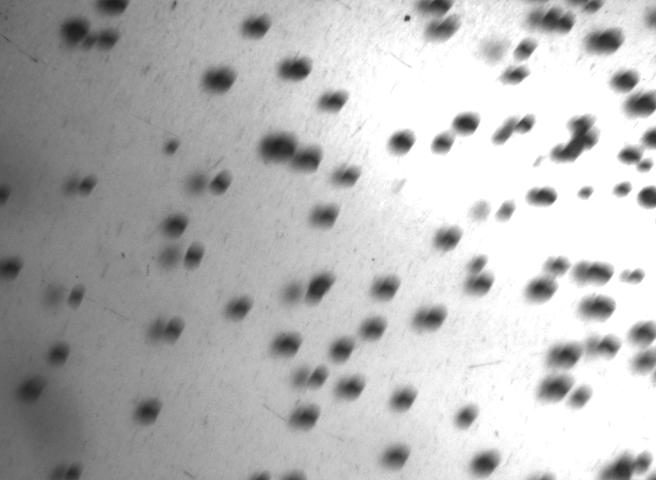
#> input picture Original_images/pellet_9.jpeg, 656 x 480 px, found by its file name
$ python pellet_analyzer_v2.py
#> lines starting #> are read from the running program, lines starting #| are printed output that depends on the picture; after the words box and inside, x2 and y2 are one past the last pixel; in counts of white or black regions, pixels touching at a corner belong together


import cv2
import numpy as np
from scipy import ndimage as ndi
import matplotlib.pyplot as plt
import matplotlib.patches as mpatches
from skimage.segmentation import watershed
from skimage.feature import peak_local_max
import pandas as pd
from pathlib import Path
import json, os, shutil, math
import os


CONFIG = {

    "min_size_mm"  : 8.0,
    "max_size_mm"  : 18.0,
    "pixel_to_mm"  : 0.5,
    "reference_pellet_real_mm": None,
    "min_peak_distance"   : 12,
    "watershed_threshold" : 0.25,
   "circularity_threshold": 0.60,
    "min_contour_area_px": 50,

    "output_image_path": os.path.join(
    os.path.dirname(os.path.abspath(__file__)),
    "pellet_output.jpg"),

    "output_csv_path"  : os.path.join(
    os.path.dirname(os.path.abspath(__file__)),
    "pellet_results.csv"),
}

DIAGNOSTIC_MODE = False


COLORS = {
    "OK"           : (0,   210,  50),
    "SMALL"        : (0,   165, 255),
    "LARGE"        : (50,   50, 255),
    "SHAPE_REJECT" : (255,  0,  200),
    "TEXT"         : (255, 255, 255),
    "OVERLAY"      : (15,   15,  15),
}


class PelletAnalyzer:

    def __init__(self, cfg: dict = CONFIG):
        self.cfg = cfg
        self._pixel_to_mm = cfg["pixel_to_mm"]


    def load(self, path: str) -> np.ndarray:
        img = cv2.imread(path)
#> img is the input picture: shape (480, 656, 3); min 29, max 255, mean 183.2
        if img is None:
            raise FileNotFoundError(
                f"Cannot open image: '{path}'\n"
                "Check the file path and that it is a valid JPEG/PNG."
            )
        print(f"  Image loaded: {img.shape[1]}×{img.shape[0]} px")
#|   Image loaded: 656×480 px
        return img


    def preprocess(self, img: np.ndarray):

        shifted = cv2.pyrMeanShiftFiltering(img, 21, 51)


        lab = cv2.cvtColor(shifted, cv2.COLOR_BGR2LAB)
#> lab: shape (480, 656, 3); mean of channels 0, 1, 2 191.1, 128, 128
        l, a, b = cv2.split(lab)
#> a: shape (480, 656); every value is 128
        clahe = cv2.createCLAHE(clipLimit=2.5, tileGridSize=(8, 8))
        lab_eq = cv2.merge([clahe.apply(l), a, b])
#> lab_eq: shape (480, 656, 3); mean of channels 0, 1, 2 181.4, 128, 128
        enhanced = cv2.cvtColor(lab_eq, cv2.COLOR_LAB2BGR)
        gray = cv2.cvtColor(enhanced, cv2.COLOR_BGR2GRAY)


        blurred = cv2.GaussianBlur(gray, (5, 5), 0)


        thresh = cv2.adaptiveThreshold(
            blurred, 255,
            cv2.ADAPTIVE_THRESH_GAUSSIAN_C,
            cv2.THRESH_BINARY_INV, 11, 2
        )
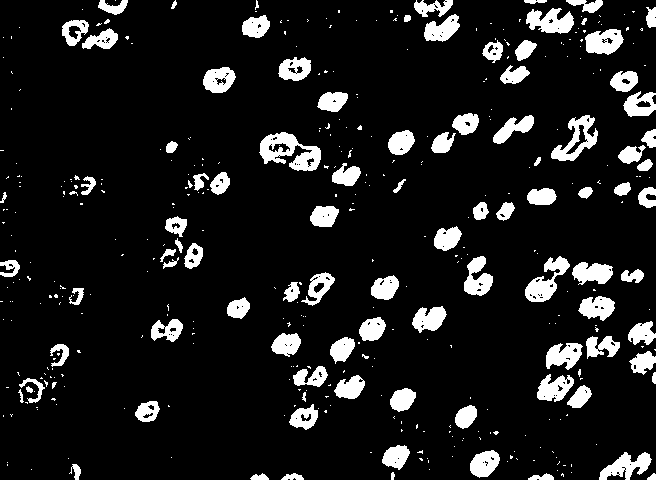
#> thresh: shape (480, 656); 10.7% white; 410 white regions (311 under 20 px), largest, box (x1, y1, x2, y2) and area: (259, 132, 321, 171) 1277, (525, 256, 570, 302) 892, (551, 115, 598, 161) 886


        thresh = ndi.binary_fill_holes(thresh).astype(np.uint8) * 255
#> thresh: shape (480, 656); 11.2% white; 409 white regions (310 under 20 px), largest, box (x1, y1, x2, y2) and area: (259, 132, 321, 171) 1423, (551, 115, 598, 161) 1049, (525, 256, 570, 302) 922


        k = np.ones((3, 3), np.uint8)
        thresh = cv2.morphologyEx(thresh, cv2.MORPH_CLOSE, k, iterations=2)
#> thresh: shape (480, 656); 12% white; 325 white regions (240 under 20 px), largest, box (x1, y1, x2, y2) and area: (525, 256, 613, 302) 1689, (259, 132, 321, 171) 1514, (546, 336, 620, 370) 1295

        return enhanced, gray, thresh


    def segment(self, thresh: np.ndarray):

        D = ndi.distance_transform_edt(thresh)


        coords = peak_local_max(
            D,
            min_distance=self.cfg["min_peak_distance"],
            labels=thresh
        )
#> coords = 150 pairs, first value 12 to 467, second value 12 to 643
        peak_mask = np.zeros(D.shape, dtype=bool)
        peak_mask[tuple(coords.T)] = True
        markers = ndi.label(peak_mask)[0]

        labels = watershed(-D, markers, mask=thresh)
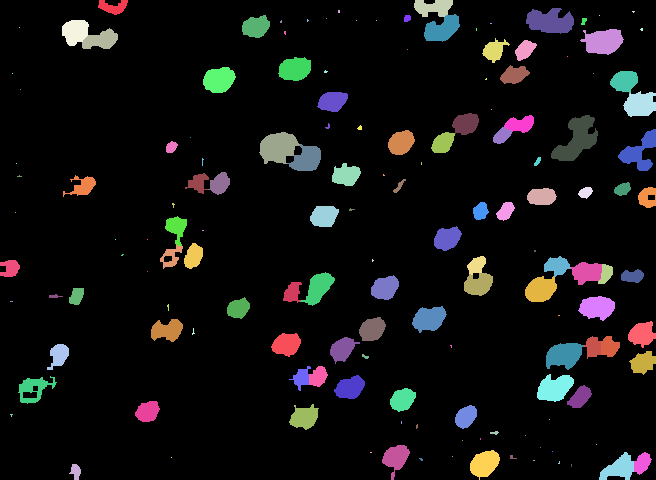
#> labels: shape (480, 656) int32; 151 distinct labels, from 0 to 150; one colour per label, 0 black
        return labels, D


    def _auto_calibrate(self, labels: np.ndarray, gray: np.ndarray):

        ref_mm = self.cfg.get("reference_pellet_real_mm")
        if ref_mm is None:
            return
        best_r = 0
        for lbl in np.unique(labels):
            if lbl == 0:
                continue
            mask = np.zeros(gray.shape, dtype="uint8")
            mask[labels == lbl] = 255
            cnts, _ = cv2.findContours(mask, cv2.RETR_EXTERNAL, cv2.CHAIN_APPROX_SIMPLE)
            if not cnts:
                continue
            cnt = max(cnts, key=cv2.contourArea)
            _, r = cv2.minEnclosingCircle(cnt)
            if r > best_r:
                best_r = r

        if best_r > 0:
            self._pixel_to_mm = ref_mm / (best_r * 2)
            print(f"  [CALIBRATION] Largest object = {best_r*2:.1f} px → "
                  f"pixel_to_mm = {self._pixel_to_mm:.4f}")


    def _measure_pellet(self, mask: np.ndarray):

        cnts, _ = cv2.findContours(mask, cv2.RETR_EXTERNAL, cv2.CHAIN_APPROX_SIMPLE)
        if not cnts:
            return None

        cnt = max(cnts, key=cv2.contourArea)
        area_px = cv2.contourArea(cnt)

        if area_px < self.cfg["min_contour_area_px"]:
            return None

        (cx, cy), radius_px = cv2.minEnclosingCircle(cnt)
        center      = (int(cx), int(cy))
        radius_px   = max(int(radius_px), 1)
        diameter_mm = radius_px * 2 * self._pixel_to_mm


        perimeter   = cv2.arcLength(cnt, True)
        circularity = (4 * math.pi * area_px / perimeter ** 2) if perimeter > 0 else 0

        if DIAGNOSTIC_MODE:
            print(f"    [DIAG] center={center}  r_px={radius_px}  "
                  f"d_mm={diameter_mm:.2f}  circ={circularity:.3f}")


        mn = self.cfg["min_size_mm"]
        mx = self.cfg["max_size_mm"]
        ct = self.cfg["circularity_threshold"]

        if circularity < ct:
            status = "SHAPE_REJECT"
        elif diameter_mm < mn:
            status = "SMALL"
        elif diameter_mm > mx:
            status = "LARGE"
        else:
            status = "OK"

        color = COLORS[status]

        return dict(
            diameter_mm = round(diameter_mm, 2),
            radius_px   = radius_px,
            center      = center,
            circularity = round(circularity, 3),
            status      = status,
            color       = color,
        )


    def analyse(self, img: np.ndarray):

        enhanced, gray, thresh = self.preprocess(img)
        labels, D              = self.segment(thresh)

        self._auto_calibrate(labels, gray)

        output  = img.copy()
        records = []

        for label in np.unique(labels):
            if label == 0:
                continue  # background

            pellet_mask = np.zeros(gray.shape, dtype="uint8")
            pellet_mask[labels == label] = 255

            m = self._measure_pellet(pellet_mask)
            if m is None:
                continue

            records.append({
                "label"      : int(label),
                "diameter_mm": m["diameter_mm"],
                "circularity": m["circularity"],
                "status"     : m["status"],
                "center_x"   : m["center"][0],
                "center_y"   : m["center"][1],
                "radius_px"  : m["radius_px"],
            })


            cv2.circle(output, m["center"], m["radius_px"], m["color"], 2)

            text_y = m["center"][1] - m["radius_px"] - 5
            if text_y < 10:
                text_y = m["center"][1] + m["radius_px"] + 15

            cv2.putText(
                output,
                f"{m['diameter_mm']:.1f}mm",
                (m["center"][0] - 14, text_y),
                cv2.FONT_HERSHEY_SIMPLEX, 0.35, m["color"], 1, cv2.LINE_AA
            )
#> this loop made 151 passes
#> (area_px in _measure_pellet, cx in _measure_pellet, cy in _measure_pellet, radius_px in _measure_pellet, center in _measure_pellet, diameter_mm in _measure_pellet, perimeter in _measure_pellet, circularity in _measure_pellet) on passes 2, 4, 15, 17, 20, 23, 24, 26, 27, 29, 33, 35: (224.5, 112.5, 3.5, 14, (112, 3), 14, 85.7, 0.384), (423.5, 433, 3.5, 19, (433, 3), 19, 113.7, 0.412), (827.5, 549.6, 21, 23, (549, 21), 23, 150.8, 0.457), (434.5, 255.2, 25.88, 14, (255, 25), 14, 85.36, 0.749), (495.5, 75.74, 31.73, 14, (75, 31), 14, 88.53, 0.795), (443.5, 99.5, 40.5, 18, (99, 40), 18, 97.84, 0.582), (740, 601.5, 39.5, 21, (601, 39), 21, 129.3, 0.557), (255, 526.5, 51.5, 12, (526, 51), 12, 65.6, 0.745), (311, 495.5, 48.5, 14, (495, 48), 14, 93.6, 0.446), (574.5, 294.5, 68, 17, (294, 68), 17, 97.36, 0.762), (339, 514.5, 75.5, 14, (514, 75), 14, 80.08, 0.664), (607, 218.9, 79.55, 16, (218, 79), 16, 96.43, 0.82)
#> (area_px in _measure_pellet, cx in _measure_pellet, cy in _measure_pellet, radius_px in _measure_pellet, diameter_mm in _measure_pellet, perimeter in _measure_pellet, circularity in _measure_pellet, status in _measure_pellet) on passes 22, 38, 41, 45, 48: (600, 442, 28, 20, 20, 112.1, 0.6, 'LARGE'), (430.5, 332, 100, 16, 16, 83.36, 0.779, 'OK'), (408.5, 466, 124, 14, 14, 82.53, 0.754, 'OK'), (183, 502, 136, 10, 10, 53.94, 0.79, 'OK'), (461.5, 401, 142, 14, 14, 83.01, 0.842, 'OK')
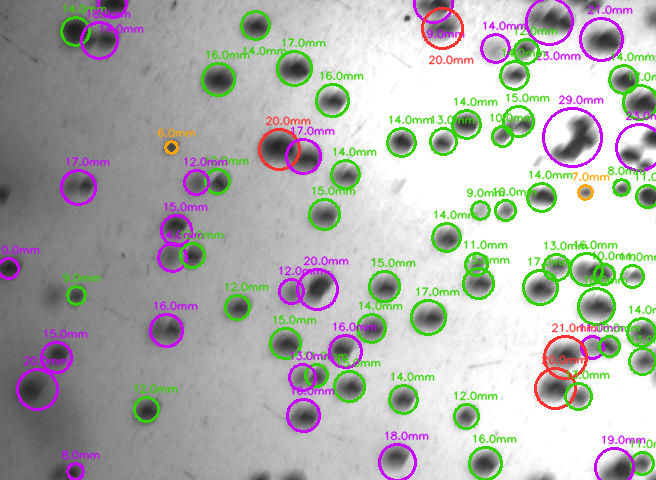
#> output: shape (480, 656, 3); 13.04% of pixels changed, all inside (x1, y1, x2, y2) = (0, 0, 656, 480)
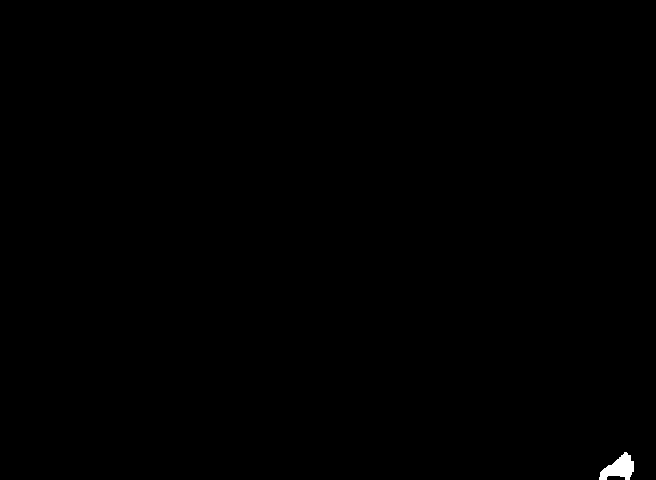
#> pellet_mask: shape (480, 656); 0.18% white; 1 white region, box (x1, y1, x2, y2) and area: (599, 452, 634, 480) 559
#> after the loop, records = 81 items

        df = pd.DataFrame(records)
#> df = table of 81 rows and 7 columns


        if not df.empty:
            output = self._draw_dashboard(output, df)
        output = self._draw_legend(output)

        return output, df, dict(thresh=thresh, labels=labels, D=D, enhanced=enhanced)


    def _draw_dashboard(self, img: np.ndarray, df: pd.DataFrame) -> np.ndarray:
        total  = len(df)
        ok     = (df["status"] == "OK").sum()
        rate   = ok / total * 100
        mean_d = df["diameter_mm"].mean()
        std_d  = df["diameter_mm"].std()
        d10, d50, d90 = np.percentile(df["diameter_mm"], [10, 50, 90])

        lines = [
            f"Total        : {total}",
            f"Pass (OK)    : {ok}  ({rate:.1f}%)",
            f"Mean ± SD    : {mean_d:.1f} ± {std_d:.1f} mm",
            f"D10/D50/D90  : {d10:.1f}/{d50:.1f}/{d90:.1f} mm",
            f"Spec window  : {self.cfg['min_size_mm']}–{self.cfg['max_size_mm']} mm",
            f"px→mm factor : {self._pixel_to_mm:.4f}",
        ]

        box_w, box_h = 280, 20 + len(lines) * 20
        overlay = img.copy()
        cv2.rectangle(overlay, (5, 5), (box_w, box_h), COLORS["OVERLAY"], -1)
#> overlay: shape (480, 656, 3); 11.92% of pixels changed, all inside (x1, y1, x2, y2) = (5, 5, 281, 141)
        cv2.addWeighted(overlay, 0.6, img, 0.4, 0, img)

        for i, line in enumerate(lines):
            cv2.putText(img, line, (12, 24 + i * 20),
                        cv2.FONT_HERSHEY_SIMPLEX, 0.44, COLORS["TEXT"], 1, cv2.LINE_AA)
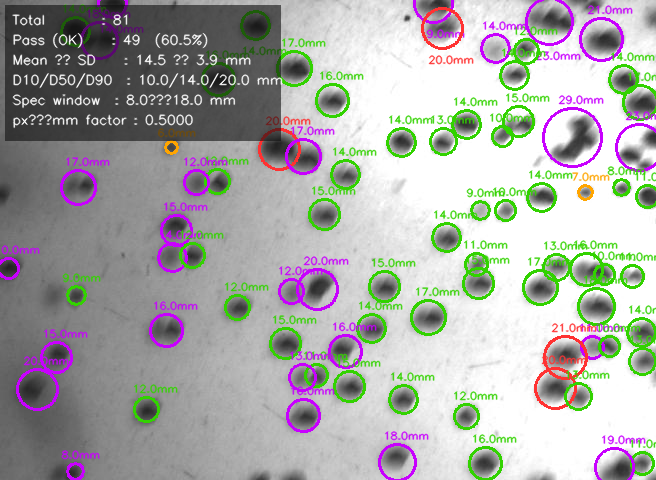
#> img: shape (480, 656, 3); mean B, G, R 166.6, 169.7, 169
        return img


    def _draw_legend(self, img: np.ndarray) -> np.ndarray:
        legend = [
            ("OK",           COLORS["OK"]),
            ("SMALL",        COLORS["SMALL"]),
            ("LARGE",        COLORS["LARGE"]),
            ("SHAPE REJECT", COLORS["SHAPE_REJECT"]),
        ]
        x0 = img.shape[1] - 165
#> x0 = 491
        y0 = 10
        box_h = 15 + len(legend) * 20

        overlay = img.copy()
        cv2.rectangle(overlay, (x0 - 5, y0), (img.shape[1] - 5, y0 + box_h),
                      COLORS["OVERLAY"], -1)
#> overlay: shape (480, 656, 3); 5.06% of pixels changed, all inside (x1, y1, x2, y2) = (486, 10, 652, 106)
        cv2.addWeighted(overlay, 0.6, img, 0.4, 0, img)

        for i, (label, color) in enumerate(legend):
            y = y0 + 16 + i * 20
            cv2.circle(img, (x0 + 6, y - 4), 6, color, -1)
            cv2.putText(img, label, (x0 + 18, y),
                        cv2.FONT_HERSHEY_SIMPLEX, 0.42, COLORS["TEXT"], 1, cv2.LINE_AA)
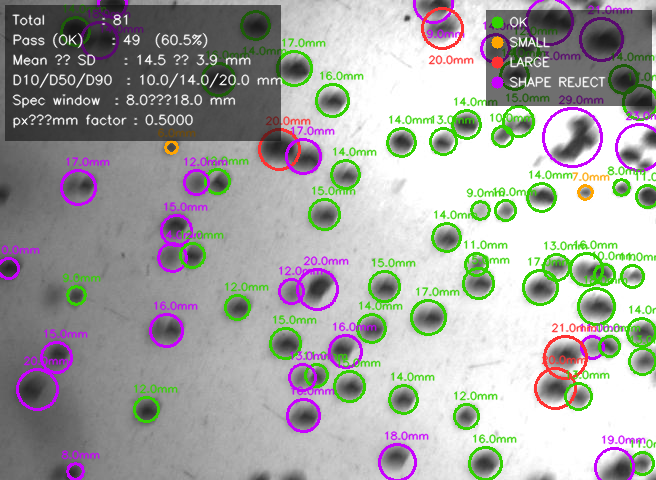
#> img: shape (480, 656, 3); mean B, G, R 161.4, 164.6, 164
#> `output_img, df, intermediates = analyzer.analyse(img)`: df = table of 81 rows and 7 columns; intermediates = 4 items
        return img


    def save(self, output_img: np.ndarray, df: pd.DataFrame):
        p = self.cfg.get("output_image_path")
        if p:
            cv2.imwrite(p, output_img)
            print(f"  [✓] Annotated image → {p}")

        c = self.cfg.get("output_csv_path")
        if c and not df.empty:
            df.to_csv(c, index=False)
            print(f"  [✓] CSV results     → {c}")


    def plot_report(self, img_orig, output_img, df, intermediates):
        bg   = "#0f0f1a"
        tc   = "white"
        fig, axes = plt.subplots(2, 3, figsize=(19, 11))
        fig.patch.set_facecolor(bg)

        def style(ax, title):
#> called with title = '① Original Image'
            ax.set_facecolor(bg)
            ax.set_title(title, color=tc, fontsize=10, fontweight="bold", pad=6)
            ax.tick_params(colors="#777")
            for sp in ax.spines.values():
                sp.set_edgecolor("#333")


        axes[0,0].imshow(cv2.cvtColor(img_orig, cv2.COLOR_BGR2RGB))
        style(axes[0,0], "① Original Image")
        axes[0,0].axis("off")


        axes[0,1].imshow(intermediates["thresh"], cmap="gray")
        style(axes[0,1], "② Binary Mask (CLAHE + Adaptive Threshold)")
        axes[0,1].axis("off")


        axes[0,2].imshow(intermediates["labels"], cmap="nipy_spectral")
        style(axes[0,2], "③ Watershed Segmentation")
        axes[0,2].axis("off")


        axes[1,0].imshow(cv2.cvtColor(output_img, cv2.COLOR_BGR2RGB))
        style(axes[1,0], f"④ Final Detection  (n={len(df)})")
        axes[1,0].axis("off")

        if not df.empty:
            mn = self.cfg["min_size_mm"]
            mx = self.cfg["max_size_mm"]


            axes[1,1].set_facecolor("#0d0d1f")
            axes[1,1].axvspan(mn, mx, alpha=0.18, color="lime", label="Spec window")
            axes[1,1].hist(df["diameter_mm"], bins=20,
                           color="#4fc3f7", edgecolor="#0d0d1f", linewidth=0.5)
            axes[1,1].axvline(df["diameter_mm"].mean(), color="yellow",
                              ls="--", lw=1.3, label=f"Mean {df['diameter_mm'].mean():.1f}mm")
            axes[1,1].set_xlabel("Diameter (mm)", color="#aaa")
            axes[1,1].set_ylabel("Count", color="#aaa")
            axes[1,1].legend(facecolor="#1a1a2e", labelcolor="white", fontsize=8)
            style(axes[1,1], "⑤ Granulometry Distribution")


            counts = df["status"].value_counts()
            pie_clr_map = {
                "OK"           : "#00c853",
                "SMALL"        : "#ff6d00",
                "LARGE"        : "#dd2222",
                "SHAPE_REJECT" : "#e040fb",
            }
            pie_colors = [pie_clr_map.get(s, "#888") for s in counts.index]
            axes[1,2].set_facecolor("#0d0d1f")
            wedges, texts, autos = axes[1,2].pie(
                counts.values, labels=counts.index, colors=pie_colors,
                autopct="%1.1f%%",
                textprops=dict(color="white", fontsize=9),
                wedgeprops=dict(linewidth=1.4, edgecolor="#0f0f1a")
            )
            for a in autos:
                a.set_fontsize(8)
            style(axes[1,2], "⑥ Status Breakdown")

        else:
            for ax in axes[1,1:]:
                ax.text(0.5, 0.5, "No pellets detected",
                        ha="center", va="center", color="white", fontsize=12)
                ax.axis("off")

        plt.suptitle("Iron Ore Pellet Classification Report  —  v2",
                     color="white", fontsize=14, fontweight="bold", y=1.01)
        plt.tight_layout()
        plt.show()
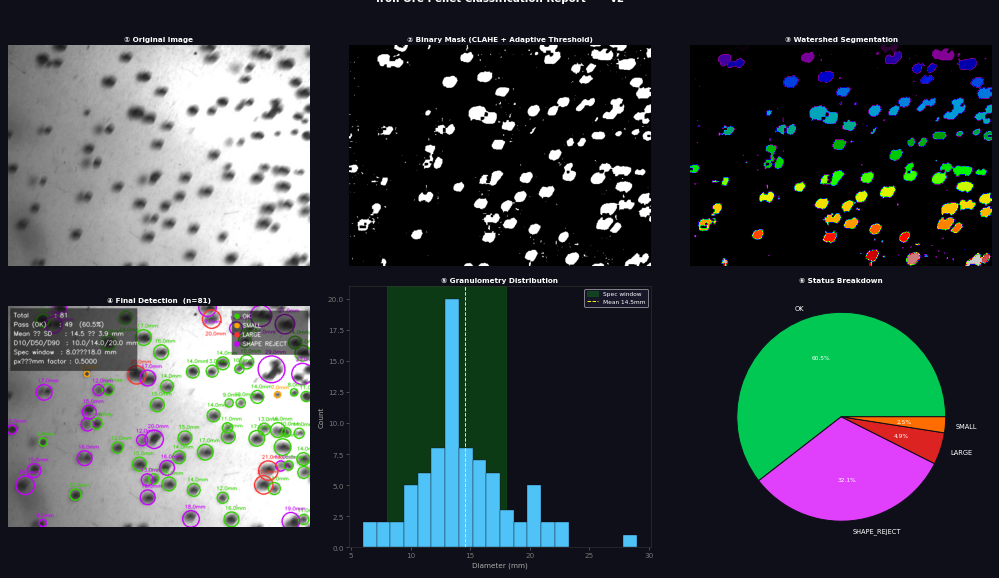
#> figure drawn by matplotlib, 6 panels; panel 5: tallest bar 20 high, from x = 12.9 to 14.05


    def print_summary(self, df: pd.DataFrame):
        if df.empty:
            print("  No pellets detected.")
            return

        total  = len(df)
        counts = df["status"].value_counts()
        ok     = counts.get("OK", 0)
        mn, mx = self.cfg["min_size_mm"], self.cfg["max_size_mm"]
        d10, d50, d90 = np.percentile(df["diameter_mm"], [10, 50, 90])

        print("\n" + "═" * 52)
        print("   PELLET CLASSIFICATION SUMMARY")
        print("═" * 52)
        print(f"   Total detected   : {total}")
        for status, cnt in counts.items():
            bar  = "█" * int(cnt / total * 20)
            pct  = cnt / total * 100
            print(f"   {status:<16} : {cnt:>4}  ({pct:5.1f}%)  {bar}")
        print("─" * 52)
        print(f"   Pass rate        : {ok/total*100:.1f}%")
        print(f"   Mean diameter    : {df['diameter_mm'].mean():.2f} mm")
        print(f"   Std deviation    : {df['diameter_mm'].std():.2f} mm")
        print(f"   D10 / D50 / D90  : {d10:.1f} / {d50:.1f} / {d90:.1f} mm")
        print(f"   Spec window      : {mn}–{mx} mm")
        print(f"   pixel_to_mm used : {self._pixel_to_mm:.4f}")
        print("═" * 52)

        if ok / total < 0.85:
            print("\n  ⚠️  PASS RATE IS LOW — CALIBRATION CHECKLIST:")
            print(f"     Current pixel_to_mm = {self._pixel_to_mm:.4f}")
            print(f"     Mean detected size   = {df['diameter_mm'].mean():.2f} mm")
            print(f"     Expected mean        ≈ {(mn+mx)/2:.1f} mm  (centre of spec)")
            ratio = ((mn+mx)/2) / max(df["diameter_mm"].mean(), 0.001)
            print(f"     Suggested pixel_to_mm = {self._pixel_to_mm * ratio:.4f}  "
                  f"(multiply current by {ratio:.2f})")
            print("     → Update CONFIG['pixel_to_mm'] with the suggested value.\n")


# [108 lines left out: functions export_yolo_dataset, run_batch, not called in this run]


if __name__ == "__main__":

    IMAGE_PATH = r"C:\Users\sande\Downloads\Pallet Project\Original_images\pellet_9.jpeg"


    print("=" * 52)
    print("  Iron Ore Pellet Classifier  v2")
    print("=" * 52)

    analyzer = PelletAnalyzer(CONFIG)

    print("\n[1/4] Loading …")
    img = analyzer.load(IMAGE_PATH)

    print("[2/4] Analysing …")
    output_img, df, intermediates = analyzer.analyse(img)

    print("[3/4] Saving …")
    analyzer.save(output_img, df)

    print("[4/4] Report …")
    analyzer.print_summary(df)
    analyzer.plot_report(img, output_img, df, intermediates)
